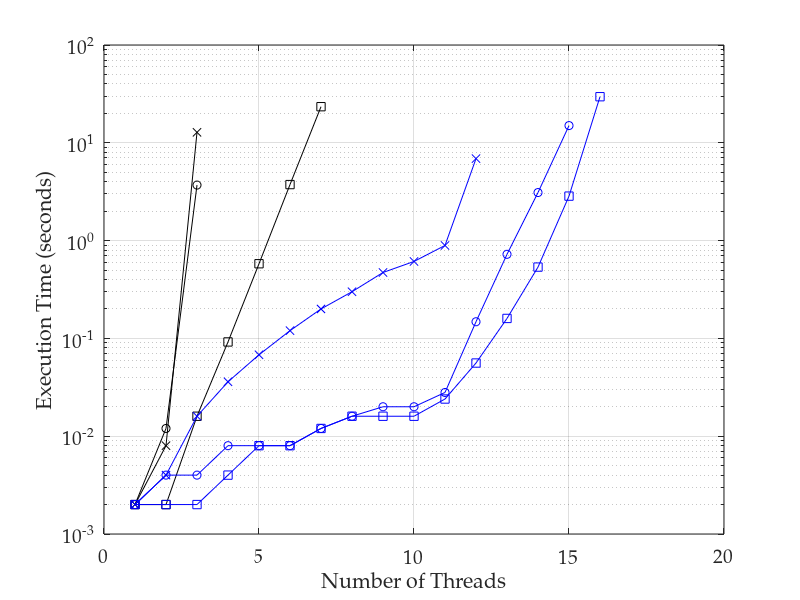

Here is the MATLAB script that generated this plot: (Note: this script raises an error after producing the figure.)
%% importing data
transitions = dlmread('indexer_time_data.csv', ',', 1, 1);
% convert 0 values to NaNs, as these don't plot
transitions(transitions==0)=nan;
threads = [1:17];

%% plotting lines

semilogy(threads, transitions(:, 1), 'ko-')
hold on
semilogy(threads, transitions(:, 2), 'kx-')
semilogy(threads, transitions(:, 3), 'ks-')
semilogy(threads, transitions(:, 4), 'bo-')
semilogy(threads, transitions(:, 5), 'bx-')
semilogy(threads, transitions(:, 6), 'bs-')
hold off
grid on

%% adding axis labels
% legend doesn't fit, so just refer to other figure for key
set(gca, 'FontName', 'Palatino Linotype', 'FontSize', 14);
xlabel('Number of Threads');
ylabel('Execution Time (seconds)')

%% output pdf file
h = figure(1);
h.Units = 'centimeters'; % set figure position to cm
%h.Position(2) = [h.Position(2)-9]; % set figure position bevore resize
h.Position([3:4]) = [16,13]; % resize figure
Plot2LaTeX( h, 'indexer_time_fig' )